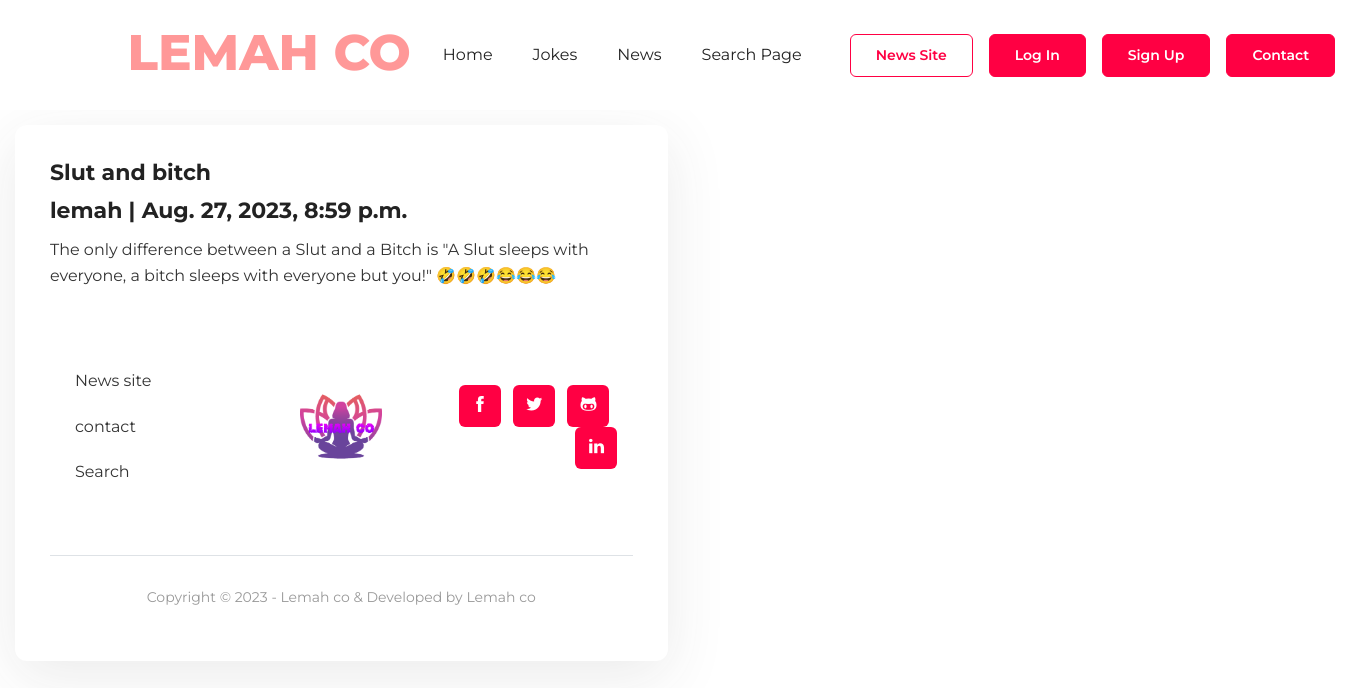
Screenshot of /slut-and-bitch/ with the database file from the repository.
### blog/models.py (models this page shows, shortened)
class Post(models.Model):
    title = models.CharField(max_length=200, unique=True)
    slug = models.SlugField(max_length=200, unique=True)
    author = models.ForeignKey(User, on_delete= models.CASCADE,related_name='blog_posts')
    updated_on = models.DateTimeField(auto_now= True)
    content = models.TextField()
    created_on = models.DateTimeField(auto_now_add=True)
    status = models.IntegerField(choices=STATUS, default=0)
    class Meta:
        ordering = ['-created_on']

### blog/views.py (the view)
# urls.py: path('<slug:slug>/', views.PostDetail.as_view(), name='post_detail'),
class PostDetail(generic.DetailView):
    model = Post
    template_name = 'post_detail.html'

### blog/templates/post_detail.html
{% extends 'index.html' %} {% block content %}
       <div class="column is-6-desktop">
            <div class="card card-lg">
               <div class="card-body">
                  <h3 class="card-title h5">{{ post.title }}</h3>
                  <h4 class="card-title h5">{{ post.author }} | {{ post.created_on }}</h4>
                  <p class="card-text content">{{ post.content | safe }}</p>
 {% endblock %}

### static/css/style.css (style rules this page uses)
body { font-family: "Montserrat", sans-serif; -webkit-font-smoothing: antialiased; font-size: 16px; line-height: 1.6; color: #333; }
p, .paragraph { font-weight: 400; color: #333; font-size: 16px; line-height: 26px; font-family: "Montserrat", sans-serif; margin-bottom: 1rem; }
h1, h2, h3, h4, h5, h6 { color: #222; font-family: "Montserrat", sans-serif; font-weight: 700; line-height: 1.2; }
h3, .h3 { font-size: 32px; }
h4, .h4 { font-size: 26px; }
h5, .h5 { font-size: 22px; }
html { overflow-x: initial !important; overflow-y: initial !important; }
body { background-color: #fff; overflow-x: hidden; }
.rounded, .card-icon, .card { border-radius: 12px !important; }
.shadow, .card, .search-wrapper .input, .navigation.nav-bg { box-shadow: 0px 15px 60px rgba(62, 62, 62, 0.102) !important; }
.column { padding: 15px; }
body, button, input, optgroup, select, textarea { font-family: "Montserrat", sans-serif; }
.card { transition: 0.2s ease; border: 0; }
.card-lg .card-body { padding: 35px; }
.card-text { margin-bottom: 0; }
.card-title { font-weight: 700; margin-bottom: 0.75rem; }
.card-body { padding: 25px; }

### rows the page displays
Post: title "Slut and bitch", author "lemah", created_on "Aug. 27, 2023, 8:59 p.m.", content "The only difference between a Slut and a Bitch is \"A Slut sleeps with everyone, a bitch sleeps with everyone but you!\" 🤣🤣🤣😂😂😂"
